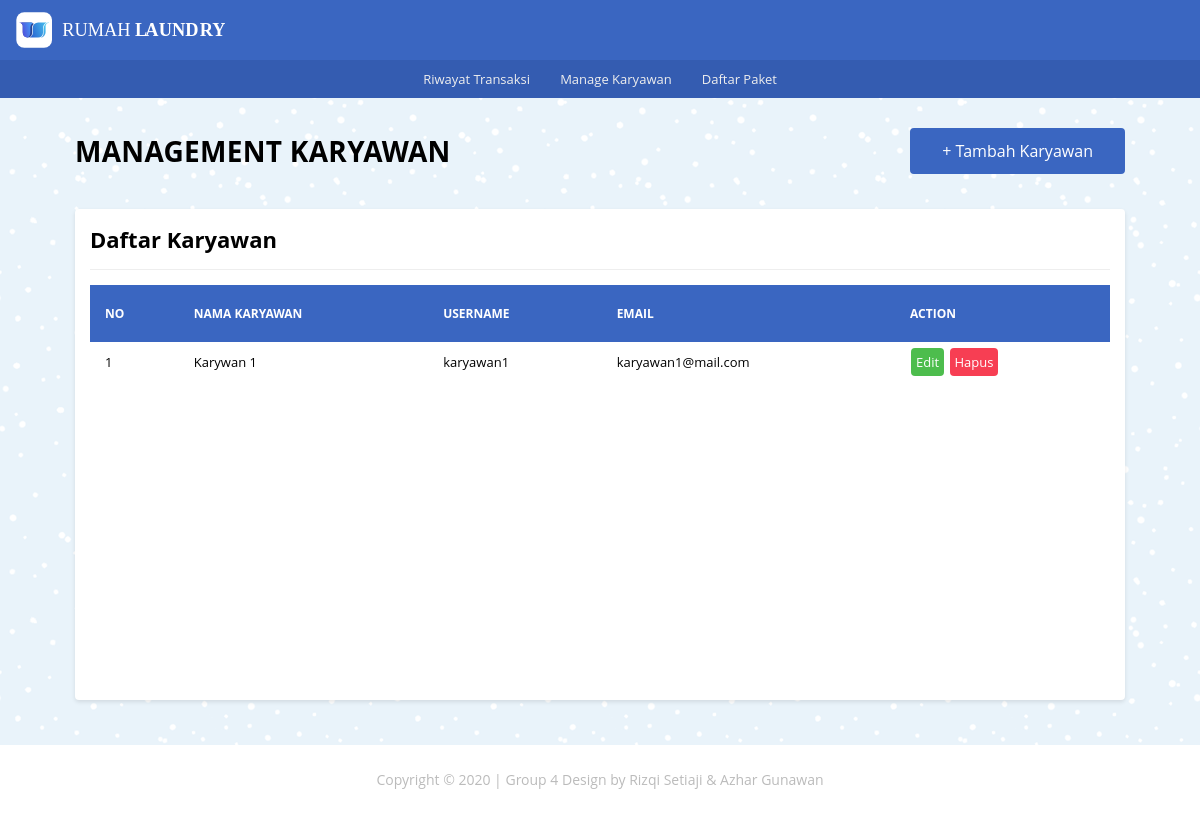
Screenshot of /karyawan/karyawan.php with the database file from the repository.
### tables this page shows
CREATE TABLE `master` (
  `id_user` int(11) NOT NULL,
  `nama` varchar(100) NOT NULL,
  `email` varchar(100) NOT NULL,
  `username` varchar(20) NOT NULL,
  `password` varchar(255) NOT NULL,
  `level` varchar(20) DEFAULT NULL
);

### _functions.php (called while the page is built, shortened)
<?php
$host	= 'localhost';
$user = 'root';
$pass	= '';
$db	= 'laundry_app';
$koneksi = mysqli_connect($host,$user,$pass,$db);
function query($query){
	global $koneksi;
	$result = mysqli_query($koneksi, $query);
	$rows = [];
	while ($row = mysqli_fetch_assoc($result)) {
		$rows[] = $row;
	}
	return $rows;
}
function url($url = null){
	$url_utama = "http://localhost/rumah_laundry";
	if ($url != null) {
		return $url_utama . '/' . $url;
	}else{
		return $url_utama;
	}
}

### karyawan/karyawan.php (the view)
<?php
	require_once('../_header.php');
	$data_karyawan = query('SELECT * FROM master LIMIT 20 OFFSET 1');
?>
	<div id="karyawan" class="main-content">
		<div class="container">
			<div class="baris">
				<div class="selamat-datang">
					<div class="col-header">
						<h2 class="judul-md">Management Karyawan</h2>
					</div>
					<div class="col-header txt-right">
						<a href="<?=url('karyawan/tambah.php')?>" class="btn-lg bg-primary">+ Tambah Karyawan</a>
					</div>
				</div>
			</div>
			<div class="baris">
				<div class="col">
					<div class="card">
						<div class="card-title card-flex">
							<div class="card-col">
								<h2>Daftar Karyawan</h2>
							</div>
						</div>
						<div class="card-body">
							<div class="tabel-kontainer">
								<table class="tabel-transaksi">
									<thead>
										<tr>
											<th class="sticky">No</th>
											<th class="sticky">Nama Karyawan</th>
											<th class="sticky">Username</th>
											<th class="sticky">Email</th>
											<th class="sticky">Action</th>
										</tr>
									</thead>
									<tbody>
										<?php $no = 1; ?>
										<?php foreach($data_karyawan as $karyawan) : ?>
											<tr>
												<td><?= $no ?></td>
												<td><?= $karyawan['nama'] ?></td>
												<td><?= $karyawan['username'] ?></td>
												<td><?= $karyawan['email'] ?></td>
												<td>
													<a href="<?=url('karyawan/edit.php')?>?id_user=<?=$karyawan['id_user']?>" class="btn btn-edit">Edit</a>
													<a href="<?=url('karyawan/hapus.php')?>?id_user=<?=$karyawan['id_user']?>" onclick="return confirm('Yakin akan menghapus?');"  class="btn btn-hapus">Hapus</a>
												</td>
											</tr>
											<?php $no++ ?>
										<?php endforeach; ?>
									</tbody>
								</table>
							</div>
						</div>
					</div>
				</div>
			</div>
		</div>
	</div>
<?php require_once('../_footer.php'); ?>

### _assets/css/style.css (style rules this page uses)
* { margin: 0; padding: 0; box-sizing: border-box; }
html,body { width: 100%; max-width: 100%; position: relative; font-family: 'Open sans', sans-serif; display: flex; flex-direction: column; background-image: url(../img/blue-snow.png); overflow-x: hidden; }
.txt-right { text-align: right; }
h2 { font-size: 22px; }
.main-content { display: flex; flex-direction: column; }
.container { display: flex; flex-direction: column; width: 1080px; max-width: 100%; margin: auto; padding: 0 15px; min-height: 20px; }
.baris { position: relative; margin: 0 -15px; display: flex; flex-direction: row; flex-wrap: wrap; }
.selamat-datang { width: 100%; display: flex; flex-direction: row; flex-wrap: wrap; align-items: center; justify-content: space-between; padding: 0 15px; margin: 30px 0 20px 0; }
.selamat-datang .col-header { flex: 1; }
.selamat-datang .col-header .judul-md { font-size: 28px; text-transform: uppercase; letter-spacing: .3px; }
.selamat-datang .col-header a { display: inline-block; color: #fff; text-decoration: none; }
.btn-lg { padding: 10px 30px; border-radius: 4px; }
.bg-primary { border: 2px solid #3a66c1; color: #ffffff; background-color: #3a66c1; }
.col { flex: 1; }
.card { background-color: #fff; margin: 15px; padding: 15px; border-radius: 4px; box-shadow: 0 2px 4px rgba(0,0,0,0.10); }
.card-body { position: relative; }
.card-title { padding-bottom: 15px; margin-bottom: 15px; border-bottom: 1px solid #eeeeee; }
.card-flex { display: flex; flex-direction: row; align-items: center; justify-content: space-between; }
.card-col { flex: 1; }
.tabel-kontainer { display: block; width: 100%; height: 400px; position: relative; overflow-x: auto; overflow-y: auto; }
.tabel-transaksi { border: 0; border-collapse: collapse; width: 100%; }
.tabel-transaksi thead { color: #ffffff; }
.tabel-transaksi thead th { text-transform: uppercase; font-size: 12px; text-align: left; padding: 20px 15px; background-color: #3a66c1; }
.sticky { position: sticky; top: 0; }
.tabel-transaksi tbody tr { border-bottom: 1px solid #dddddd; }
.tabel-transaksi tbody tr:last-child { border-bottom: 0; }
.tabel-transaksi tbody tr td { padding: 5px 15px; font-size: 13px; }
.btn { display: inline-block; text-decoration: none; padding: 5px; margin: 1px; border-radius: 4px; }
.btn-edit { background-color: #4dbd4d; color: #ffffff; }
.btn-hapus { background-color: #f73e53; color: #ffffff; }

### rows the page displays
master: nama "Karywan 1", username "karyawan1", email "karyawan1@mail.com"
